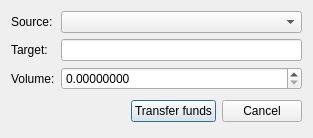
<?xml version="1.0" encoding="UTF-8"?>
<ui version="4.0">
 <class>WalletDepositDialog</class>
 <widget class="QDialog" name="WalletDepositDialog">
  <property name="geometry">
   <rect>
    <x>0</x>
    <y>0</y>
    <width>313</width>
    <height>129</height>
   </rect>
  </property>
  <property name="windowTitle">
   <string>Dialog</string>
  </property>
  <layout class="QGridLayout" name="gridLayout">
   <item row="0" column="0">
    <widget class="QLabel" name="soruceLabel">
     <property name="text">
      <string>Source:</string>
     </property>
    </widget>
   </item>
   <item row="0" column="1">
    <widget class="QComboBox" name="soruce"/>
   </item>
   <item row="1" column="0">
    <widget class="QLabel" name="targetLabel">
     <property name="text">
      <string>Target:</string>
     </property>
    </widget>
   </item>
   <item row="1" column="1">
    <widget class="QLineEdit" name="target">
     <property name="readOnly">
      <bool>true</bool>
     </property>
    </widget>
   </item>
   <item row="2" column="0">
    <widget class="QLabel" name="volumeLabel">
     <property name="text">
      <string>Volume:</string>
     </property>
    </widget>
   </item>
   <item row="2" column="1">
    <widget class="QDoubleSpinBox" name="volume">
     <property name="decimals">
      <number>8</number>
     </property>
     <property name="maximum">
      <double>10000000000000000.000000000000000</double>
     </property>
    </widget>
   </item>
   <item row="3" column="0" colspan="2">
    <layout class="QHBoxLayout">
     <property name="spacing">
      <number>6</number>
     </property>
     <property name="leftMargin">
      <number>0</number>
     </property>
     <property name="topMargin">
      <number>0</number>
     </property>
     <property name="rightMargin">
      <number>0</number>
     </property>
     <property name="bottomMargin">
      <number>0</number>
     </property>
     <item>
      <spacer>
       <property name="orientation">
        <enum>Qt::Horizontal</enum>
       </property>
       <property name="sizeHint" stdset="0">
        <size>
         <width>131</width>
         <height>31</height>
        </size>
       </property>
      </spacer>
     </item>
     <item>
      <widget class="QPushButton" name="okButton">
       <property name="text">
        <string>Transfer funds</string>
       </property>
      </widget>
     </item>
     <item>
      <widget class="QPushButton" name="cancelButton">
       <property name="text">
        <string>Cancel</string>
       </property>
      </widget>
     </item>
    </layout>
   </item>
  </layout>
 </widget>
 <resources/>
 <connections>
  <connection>
   <sender>okButton</sender>
   <signal>clicked()</signal>
   <receiver>WalletDepositDialog</receiver>
   <slot>accept()</slot>
   <hints>
    <hint type="sourcelabel">
     <x>278</x>
     <y>253</y>
    </hint>
    <hint type="destinationlabel">
     <x>96</x>
     <y>254</y>
    </hint>
   </hints>
  </connection>
  <connection>
   <sender>cancelButton</sender>
   <signal>clicked()</signal>
   <receiver>WalletDepositDialog</receiver>
   <slot>reject()</slot>
   <hints>
    <hint type="sourcelabel">
     <x>369</x>
     <y>253</y>
    </hint>
    <hint type="destinationlabel">
     <x>179</x>
     <y>282</y>
    </hint>
   </hints>
  </connection>
 </connections>
</ui>
